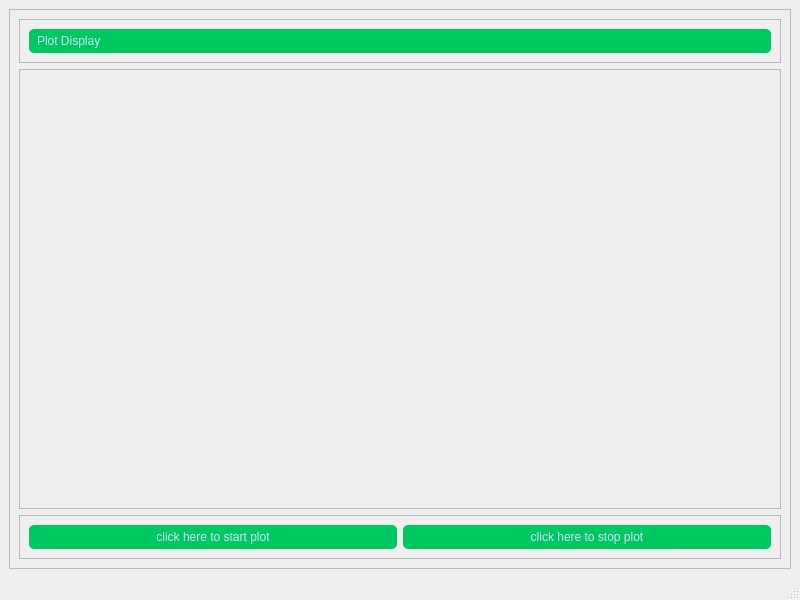
<?xml version="1.0" encoding="UTF-8"?>
<ui version="4.0">
 <class>MainWindow</class>
 <widget class="QMainWindow" name="MainWindow">
  <property name="geometry">
   <rect>
    <x>0</x>
    <y>0</y>
    <width>800</width>
    <height>600</height>
   </rect>
  </property>
  <property name="windowTitle">
   <string>MainWindow</string>
  </property>
  <widget class="QWidget" name="centralwidget">
   <layout class="QHBoxLayout" name="horizontalLayout">
    <item>
     <widget class="QFrame" name="frame">
      <property name="frameShape">
       <enum>QFrame::StyledPanel</enum>
      </property>
      <property name="frameShadow">
       <enum>QFrame::Raised</enum>
      </property>
      <layout class="QVBoxLayout" name="verticalLayout">
       <item alignment="Qt::AlignTop">
        <widget class="QFrame" name="frame_2">
         <property name="frameShape">
          <enum>QFrame::StyledPanel</enum>
         </property>
         <property name="frameShadow">
          <enum>QFrame::Raised</enum>
         </property>
         <layout class="QHBoxLayout" name="horizontalLayout_3">
          <item>
           <widget class="QLabel" name="label">
            <property name="styleSheet">
             <string notr="true">QFrame{
	background-color: rgb(0,200,96);
	border: none;
	padding: 5px;
	color: rgb(205,230,255);
	border-radius: 5px;
	font: 75 14pt &quot;Candara&quot;;
}</string>
            </property>
            <property name="text">
             <string>Plot Display</string>
            </property>
           </widget>
          </item>
         </layout>
        </widget>
       </item>
       <item>
        <widget class="QFrame" name="frame_3">
         <property name="sizePolicy">
          <sizepolicy hsizetype="Preferred" vsizetype="Expanding">
           <horstretch>0</horstretch>
           <verstretch>0</verstretch>
          </sizepolicy>
         </property>
         <property name="frameShape">
          <enum>QFrame::StyledPanel</enum>
         </property>
         <property name="frameShadow">
          <enum>QFrame::Raised</enum>
         </property>
        </widget>
       </item>
       <item>
        <widget class="QFrame" name="frame_4">
         <property name="frameShape">
          <enum>QFrame::StyledPanel</enum>
         </property>
         <property name="frameShadow">
          <enum>QFrame::Raised</enum>
         </property>
         <layout class="QHBoxLayout" name="horizontalLayout_2">
          <item>
           <widget class="QPushButton" name="pushButton">
            <property name="styleSheet">
             <string notr="true">QPushButton{
	background-color: rgb(0,200,96);
	border: none;
	padding: 5px;
	color: rgb(205,230,255);
	border-radius: 5px;
	font: 75 14pt &quot;Candara&quot;;
}

QPushButton:hover{
	background-color: rgb(0,240,115);
}
QPushButton:pressed{
	background-color: rgb(0,200,96);
}</string>
            </property>
            <property name="text">
             <string>click here to start plot</string>
            </property>
           </widget>
          </item>
          <item>
           <widget class="QPushButton" name="pushButton_2">
            <property name="styleSheet">
             <string notr="true">QPushButton{
	background-color: rgb(0,200,96);
	border: none;
	padding: 5px;
	color: rgb(205,230,255);
	border-radius: 5px;
	font: 75 14pt &quot;Candara&quot;;
}

QPushButton:hover{
	background-color: rgb(0,240,115);
}
QPushButton:pressed{
	background-color: rgb(0,200,96);
}</string>
            </property>
            <property name="text">
             <string>click here to stop plot</string>
            </property>
           </widget>
          </item>
         </layout>
        </widget>
       </item>
      </layout>
     </widget>
    </item>
   </layout>
  </widget>
  <widget class="QMenuBar" name="menubar">
   <property name="geometry">
    <rect>
     <x>0</x>
     <y>0</y>
     <width>800</width>
     <height>26</height>
    </rect>
   </property>
  </widget>
  <widget class="QStatusBar" name="statusbar"/>
 </widget>
 <resources/>
 <connections/>
</ui>
